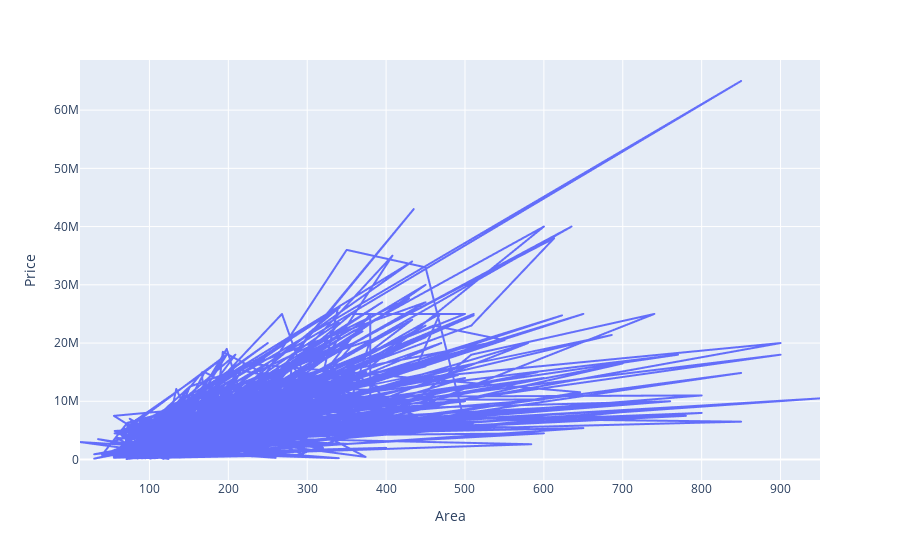

The code cell stored with this chart in its notebook:
### Code cell
px.line(area_price , x = "Area",y="Price")

### Figure 1 — Plotly figure (JSON) as saved in the notebook; plotly's stock layout.template omitted (floating-point values rounded to 4 significant figures; data arrays with more than 128 entries replaced by an {"elided": "..."} marker saying what was removed)
{"data": [{"hovertemplate": "Area=%{x}<br>Price=%{y}<extra></extra>", "legendgroup": "", "line": {"color": "#636efa", "dash": "solid"}, "marker": {"symbol": "circle"}, "mode": "lines", "name": "", "showlegend": false, "type": "scattergl", "x": {"elided": "1486 float values"}, "xaxis": "x", "y": {"elided": "1486 int values"}, "yaxis": "y"}], "layout": {"legend": {"tracegroupgap": 0}, "margin": {"t": 60}, "xaxis": {"anchor": "y", "domain": [0, 1], "title": {"text": "Area"}}, "yaxis": {"anchor": "x", "domain": [0, 1], "title": {"text": "Price"}}}}
